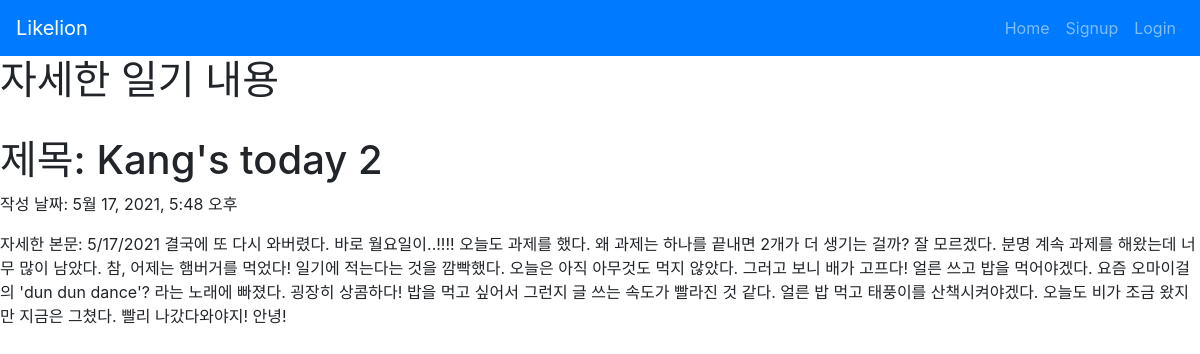
The app's page /diary/2 with its own data.
### diaryapp/models.py (models this page shows, shortened)
class Diary(models.Model):
    title = models.CharField(max_length=200)
    pub_date = models.DateTimeField('data published')
    body = models.TextField()

### diaryapp/views.py (the view)
# urls.py: path('diary/<int:diary_id>', diaryapp.views.detail, name="detail"),
def detail(request, diary_id):
    diary_detail = get_object_or_404(Diary, pk = diary_id)
    return render(request, 'detail.html', {'diary' : diary_detail})

### diaryapp/templates/detail.html
{% extends 'base.html' %}
{% block content %}
<!DOCTYPE html>
<html>
    <head>
    </head>
    <body>
        <h1>자세한 일기 내용</h1>
        <br>
        <h1>제목: {{diary.title}}</h1>
        <p>작성 날짜: {{diary.pub_date}}</p>
        <p>자세한 본문: {{diary.body}}</p>
    </body>
</html>
{% endblock %}

### records on screen
Diary: title "Kang's today 2", pub_date "5월 17, 2021, 5:48 오후", body "5/17/2021 결국에 또 다시 와버렸다. 바로 월요일이..!!!! 오늘도 과제를 했다. 왜 과제는 하나를 끝내면 2개가 더 생기는 걸까? 잘 모르겠다. 분명 계속 과제를 해왔는데 너무 많이 남았다. 참, 어제는 햄버거를 먹었다! 일기에 적는다는 것을 깜빡했다. 오늘은 아직 아무것도 먹지 않았다. 그러고 보니 배가 고프다! 얼른 쓰고 밥을 먹어야겠다. 요즘 오마이걸의 'dun dun dance'? 라는 노래에 빠졌다. 굉장히 상콤하다! 밥을 먹고 싶어서 그런지 글 쓰는 속도가 빨라진 것 같다. 얼른 밥 먹고 태풍이를 산책시켜야겠다. 오늘도 비가 조금 왔지만 지금은 그쳤다. 빨리 나갔다와야지! 안녕!"
